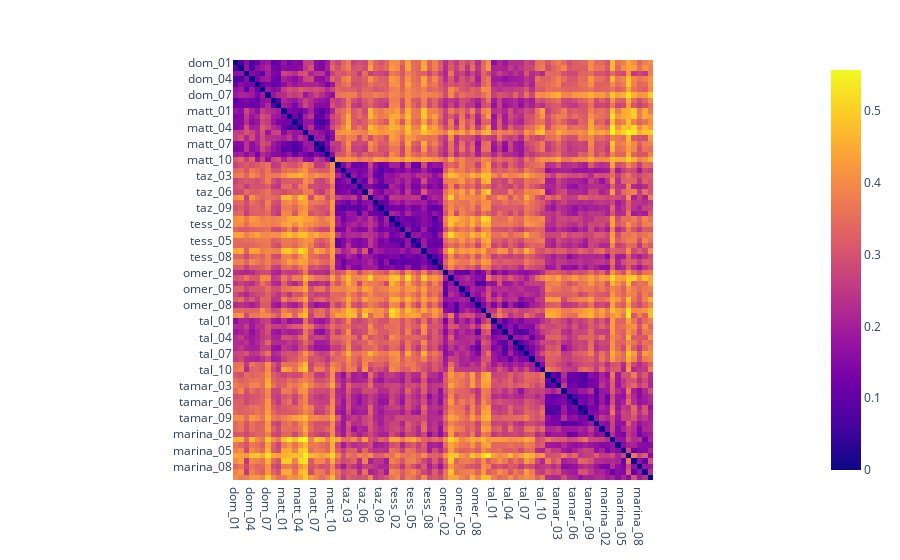

The cell this chart's notebook holds for it:
### Code cell
clip_sorting = [s.replace('.jpg', '') for s in sorting]
clip_full = clip_full.loc[clip_sorting,clip_sorting]
px.imshow(clip_full, x=clip_sorting, y=clip_sorting).show()

### Figure 1 — Plotly figure (JSON) as saved in the notebook; plotly's stock layout.template omitted (floating-point values rounded to 4 significant figures; data arrays with more than 128 entries replaced by an {"elided": "..."} marker saying what was removed)
{"data": [{"coloraxis": "coloraxis", "hovertemplate": "x: %{x}<br>y: %{y}<br>color: %{z}<extra></extra>", "type": "heatmap", "x": ["dom_01", "dom_02", "dom_03", "dom_04", "dom_05", "dom_06", "dom_07", "dom_09", "dom_10", "matt_01", "matt_02", "matt_03", "matt_04", "matt_05", "matt_06", "matt_07", "matt_08", "matt_09", "matt_10", "taz_01", "taz_02", "taz_03", "taz_04", "taz_05", "taz_06", "taz_07", "taz_08", "taz_09", "taz_10", "tess_01", "tess_02", "tess_03", "tess_04", "tess_05", "tess_06", "tess_07", "tess_08", "tess_09", "tess_10", "omer_02", "omer_03", "omer_04", "omer_05", "omer_06", "omer_07", "omer_08", "omer_09", "omer_10", "tal_01", "tal_02", "tal_03", "tal_04", "tal_05", "tal_06", "tal_07", "tal_08", "tal_09", "tal_10", "tamar_01", "tamar_02", "tamar_03", "tamar_04", "tamar_05", "tamar_06", "tamar_07", "tamar_08", "tamar_09", "tamar_10", "marina_01", "marina_02", "marina_03", "marina_04", "marina_05", "marina_06", "marina_07", "marina_08", "marina_09", "marina_10"], "y": ["dom_01", "dom_02", "dom_03", "dom_04", "dom_05", "dom_06", "dom_07", "dom_09", "dom_10", "matt_01", "matt_02", "matt_03", "matt_04", "matt_05", "matt_06", "matt_07", "matt_08", "matt_09", "matt_10", "taz_01", "taz_02", "taz_03", "taz_04", "taz_05", "taz_06", "taz_07", "taz_08", "taz_09", "taz_10", "tess_01", "tess_02", "tess_03", "tess_04", "tess_05", "tess_06", "tess_07", "tess_08", "tess_09", "tess_10", "omer_02", "omer_03", "omer_04", "omer_05", "omer_06", "omer_07", "omer_08", "omer_09", "omer_10", "tal_01", "tal_02", "tal_03", "tal_04", "tal_05", "tal_06", "tal_07", "tal_08", "tal_09", "tal_10", "tamar_01", "tamar_02", "tamar_03", "tamar_04", "tamar_05", "tamar_06", "tamar_07", "tamar_08", "tamar_09", "tamar_10", "marina_01", "marina_02", "marina_03", "marina_04", "marina_05", "marina_06", "marina_07", "marina_08", "marina_09", "marina_10"], "z": {"elided": "78x78 float values"}}], "layout": {"coloraxis": {"colorscale": [[0, "#0d0887"], [0.1111, "#46039f"], [0.2222, "#7201a8"], [0.3333, "#9c179e"], [0.4444, "#bd3786"], [0.5556, "#d8576b"], [0.6667, "#ed7953"], [0.7778, "#fb9f3a"], [0.8889, "#fdca26"], [1, "#f0f921"]]}, "margin": {"t": 60}, "xaxis": {"constrain": "domain", "scaleanchor": "y"}, "yaxis": {"autorange": "reversed", "constrain": "domain"}}}
